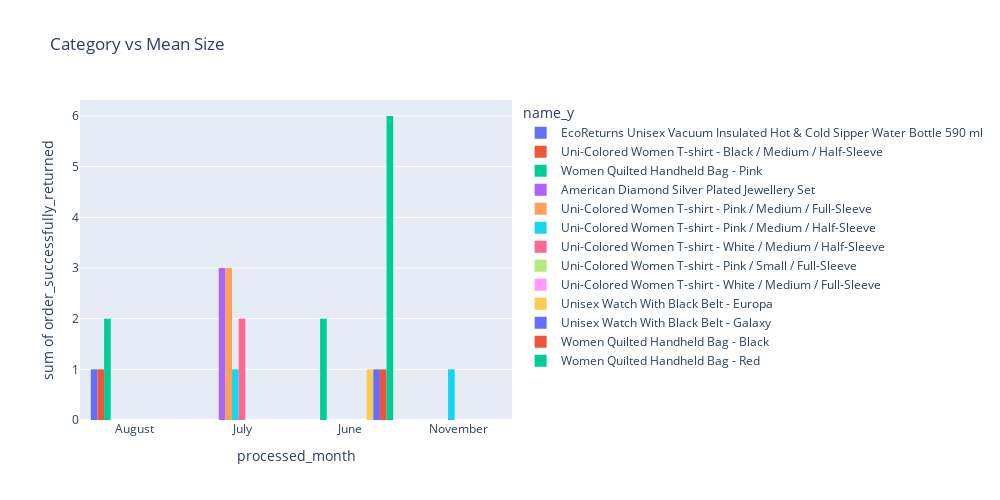

The notebook cell this image was saved under:
### Code cell
fig = px.histogram(request_status_month_product, x="processed_month", y="order_successfully_returned",
             color='name_y', barmode='group',
             height=500,width=1000,title='Category vs Mean Size')
fig.show()

### Figure 1 — Plotly figure (JSON) as saved in the notebook; plotly's stock layout.template omitted (floating-point values rounded to 4 significant figures)
{"data": [{"alignmentgroup": "True", "bingroup": "x", "histfunc": "sum", "hovertemplate": "name_y=EcoReturns Unisex Vacuum Insulated Hot & Cold Sipper Water Bottle 590 ml<br>processed_month=%{x}<br>sum of order_successfully_returned=%{y}<extra></extra>", "legendgroup": "EcoReturns Unisex Vacuum Insulated Hot & Cold Sipper Water Bottle 590 ml", "marker": {"color": "#636efa", "pattern": {"shape": ""}}, "name": "EcoReturns Unisex Vacuum Insulated Hot & Cold Sipper Water Bottle 590 ml", "offsetgroup": "EcoReturns Unisex Vacuum Insulated Hot & Cold Sipper Water Bottle 590 ml", "orientation": "v", "showlegend": true, "type": "histogram", "x": ["August", "July"], "xaxis": "x", "y": [1, 0], "yaxis": "y"}, {"alignmentgroup": "True", "bingroup": "x", "histfunc": "sum", "hovertemplate": "name_y=Uni-Colored Women T-shirt - Black / Medium / Half-Sleeve<br>processed_month=%{x}<br>sum of order_successfully_returned=%{y}<extra></extra>", "legendgroup": "Uni-Colored Women T-shirt - Black / Medium / Half-Sleeve", "marker": {"color": "#EF553B", "pattern": {"shape": ""}}, "name": "Uni-Colored Women T-shirt - Black / Medium / Half-Sleeve", "offsetgroup": "Uni-Colored Women T-shirt - Black / Medium / Half-Sleeve", "orientation": "v", "showlegend": true, "type": "histogram", "x": ["August"], "xaxis": "x", "y": [1], "yaxis": "y"}, {"alignmentgroup": "True", "bingroup": "x", "histfunc": "sum", "hovertemplate": "name_y=Women Quilted Handheld Bag - Pink<br>processed_month=%{x}<br>sum of order_successfully_returned=%{y}<extra></extra>", "legendgroup": "Women Quilted Handheld Bag - Pink", "marker": {"color": "#00cc96", "pattern": {"shape": ""}}, "name": "Women Quilted Handheld Bag - Pink", "offsetgroup": "Women Quilted Handheld Bag - Pink", "orientation": "v", "showlegend": true, "type": "histogram", "x": ["August", "June"], "xaxis": "x", "y": [2, 2], "yaxis": "y"}, {"alignmentgroup": "True", "bingroup": "x", "histfunc": "sum", "hovertemplate": "name_y=American Diamond Silver Plated Jewellery Set<br>processed_month=%{x}<br>sum of order_successfully_returned=%{y}<extra></extra>", "legendgroup": "American Diamond Silver Plated Jewellery Set", "marker": {"color": "#ab63fa", "pattern": {"shape": ""}}, "name": "American Diamond Silver Plated Jewellery Set", "offsetgroup": "American Diamond Silver Plated Jewellery Set", "orientation": "v", "showlegend": true, "type": "histogram", "x": ["July"], "xaxis": "x", "y": [3], "yaxis": "y"}, {"alignmentgroup": "True", "bingroup": "x", "histfunc": "sum", "hovertemplate": "name_y=Uni-Colored Women T-shirt - Pink / Medium / Full-Sleeve<br>processed_month=%{x}<br>sum of order_successfully_returned=%{y}<extra></extra>", "legendgroup": "Uni-Colored Women T-shirt - Pink / Medium / Full-Sleeve", "marker": {"color": "#FFA15A", "pattern": {"shape": ""}}, "name": "Uni-Colored Women T-shirt - Pink / Medium / Full-Sleeve", "offsetgroup": "Uni-Colored Women T-shirt - Pink / Medium / Full-Sleeve", "orientation": "v", "showlegend": true, "type": "histogram", "x": ["July"], "xaxis": "x", "y": [3], "yaxis": "y"}, {"alignmentgroup": "True", "bingroup": "x", "histfunc": "sum", "hovertemplate": "name_y=Uni-Colored Women T-shirt - Pink / Medium / Half-Sleeve<br>processed_month=%{x}<br>sum of order_successfully_returned=%{y}<extra></extra>", "legendgroup": "Uni-Colored Women T-shirt - Pink / Medium / Half-Sleeve", "marker": {"color": "#19d3f3", "pattern": {"shape": ""}}, "name": "Uni-Colored Women T-shirt - Pink / Medium / Half-Sleeve", "offsetgroup": "Uni-Colored Women T-shirt - Pink / Medium / Half-Sleeve", "orientation": "v", "showlegend": true, "type": "histogram", "x": ["July", "June", "November"], "xaxis": "x", "y": [1, 0, 1], "yaxis": "y"}, {"alignmentgroup": "True", "bingroup": "x", "histfunc": "sum", "hovertemplate": "name_y=Uni-Colored Women T-shirt - White / Medium / Half-Sleeve<br>processed_month=%{x}<br>sum of order_successfully_returned=%{y}<extra></extra>", "legendgroup": "Uni-Colored Women T-shirt - White / Medium / Half-Sleeve", "marker": {"color": "#FF6692", "pattern": {"shape": ""}}, "name": "Uni-Colored Women T-shirt - White / Medium / Half-Sleeve", "offsetgroup": "Uni-Colored Women T-shirt - White / Medium / Half-Sleeve", "orientation": "v", "showlegend": true, "type": "histogram", "x": ["July"], "xaxis": "x", "y": [2], "yaxis": "y"}, {"alignmentgroup": "True", "bingroup": "x", "histfunc": "sum", "hovertemplate": "name_y=Uni-Colored Women T-shirt - Pink / Small / Full-Sleeve<br>processed_month=%{x}<br>sum of order_successfully_returned=%{y}<extra></extra>", "legendgroup": "Uni-Colored Women T-shirt - Pink / Small / Full-Sleeve", "marker": {"color": "#B6E880", "pattern": {"shape": ""}}, "name": "Uni-Colored Women T-shirt - Pink / Small / Full-Sleeve", "offsetgroup": "Uni-Colored Women T-shirt - Pink / Small / Full-Sleeve", "orientation": "v", "showlegend": true, "type": "histogram", "x": ["June"], "xaxis": "x", "y": [0], "yaxis": "y"}, {"alignmentgroup": "True", "bingroup": "x", "histfunc": "sum", "hovertemplate": "name_y=Uni-Colored Women T-shirt - White / Medium / Full-Sleeve<br>processed_month=%{x}<br>sum of order_successfully_returned=%{y}<extra></extra>", "legendgroup": "Uni-Colored Women T-shirt - White / Medium / Full-Sleeve", "marker": {"color": "#FF97FF", "pattern": {"shape": ""}}, "name": "Uni-Colored Women T-shirt - White / Medium / Full-Sleeve", "offsetgroup": "Uni-Colored Women T-shirt - White / Medium / Full-Sleeve", "orientation": "v", "showlegend": true, "type": "histogram", "x": ["June"], "xaxis": "x", "y": [0], "yaxis": "y"}, {"alignmentgroup": "True", "bingroup": "x", "histfunc": "sum", "hovertemplate": "name_y=Unisex Watch With Black Belt - Europa<br>processed_month=%{x}<br>sum of order_successfully_returned=%{y}<extra></extra>", "legendgroup": "Unisex Watch With Black Belt - Europa", "marker": {"color": "#FECB52", "pattern": {"shape": ""}}, "name": "Unisex Watch With Black Belt - Europa", "offsetgroup": "Unisex Watch With Black Belt - Europa", "orientation": "v", "showlegend": true, "type": "histogram", "x": ["June"], "xaxis": "x", "y": [1], "yaxis": "y"}, {"alignmentgroup": "True", "bingroup": "x", "histfunc": "sum", "hovertemplate": "name_y=Unisex Watch With Black Belt - Galaxy<br>processed_month=%{x}<br>sum of order_successfully_returned=%{y}<extra></extra>", "legendgroup": "Unisex Watch With Black Belt - Galaxy", "marker": {"color": "#636efa", "pattern": {"shape": ""}}, "name": "Unisex Watch With Black Belt - Galaxy", "offsetgroup": "Unisex Watch With Black Belt - Galaxy", "orientation": "v", "showlegend": true, "type": "histogram", "x": ["June"], "xaxis": "x", "y": [1], "yaxis": "y"}, {"alignmentgroup": "True", "bingroup": "x", "histfunc": "sum", "hovertemplate": "name_y=Women Quilted Handheld Bag - Black<br>processed_month=%{x}<br>sum of order_successfully_returned=%{y}<extra></extra>", "legendgroup": "Women Quilted Handheld Bag - Black", "marker": {"color": "#EF553B", "pattern": {"shape": ""}}, "name": "Women Quilted Handheld Bag - Black", "offsetgroup": "Women Quilted Handheld Bag - Black", "orientation": "v", "showlegend": true, "type": "histogram", "x": ["June"], "xaxis": "x", "y": [1], "yaxis": "y"}, {"alignmentgroup": "True", "bingroup": "x", "histfunc": "sum", "hovertemplate": "name_y=Women Quilted Handheld Bag - Red<br>processed_month=%{x}<br>sum of order_successfully_returned=%{y}<extra></extra>", "legendgroup": "Women Quilted Handheld Bag - Red", "marker": {"color": "#00cc96", "pattern": {"shape": ""}}, "name": "Women Quilted Handheld Bag - Red", "offsetgroup": "Women Quilted Handheld Bag - Red", "orientation": "v", "showlegend": true, "type": "histogram", "x": ["June"], "xaxis": "x", "y": [6], "yaxis": "y"}], "layout": {"barmode": "group", "height": 500, "legend": {"title": {"text": "name_y"}, "tracegroupgap": 0}, "title": {"text": "Category vs Mean Size"}, "width": 1000, "xaxis": {"anchor": "y", "domain": [0, 1], "title": {"text": "processed_month"}}, "yaxis": {"anchor": "x", "domain": [0, 1], "title": {"text": "sum of order_successfully_returned"}}}}
